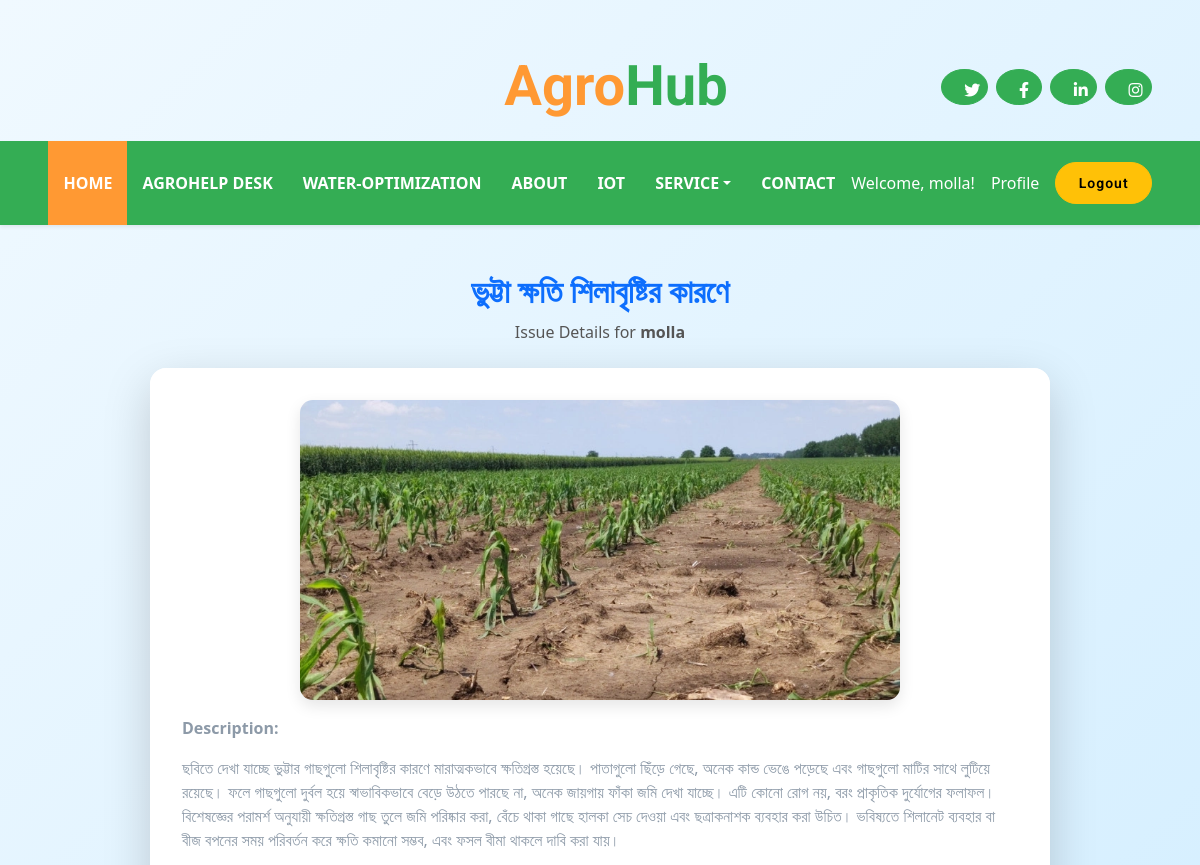
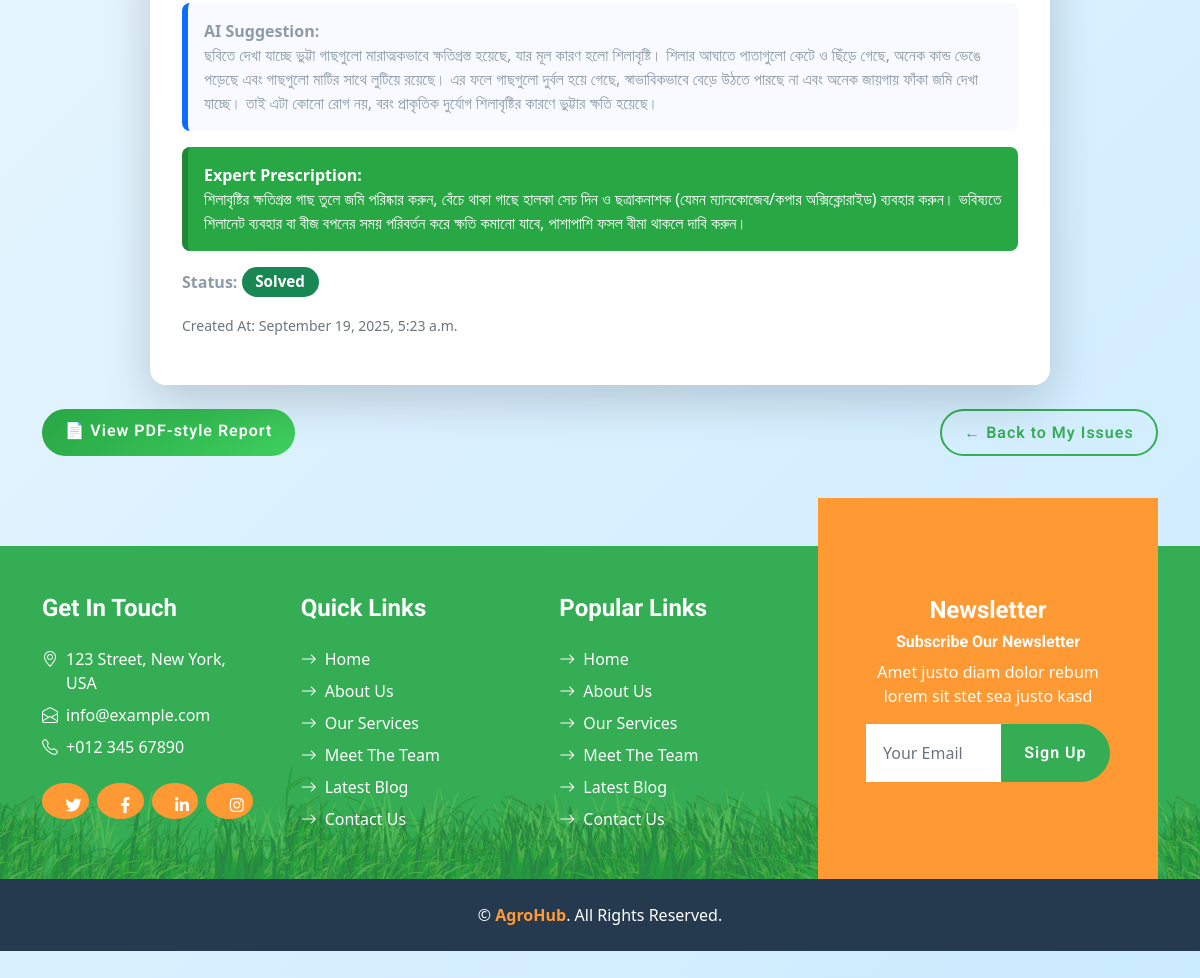
Page /Agro-Rx/my-issues/1/ (signed in) on the committed database (2 pictures, top to bottom).
### AgroRx/models.py (models this page shows, shortened)
class Issue(models.Model):
    farmer = models.ForeignKey(User, on_delete=models.CASCADE, related_name="issues")
    title = models.CharField(max_length=200)
    description = models.TextField(blank=True)
    image = models.ImageField(upload_to="issues/images/")
    created_at = models.DateTimeField(auto_now_add=True)
    ai_suggestion = models.TextField(blank=True, null=True)
    expert_prescription = models.TextField(blank=True, null=True)
    status = models.CharField(max_length=30, default="pending")

### AgroRx/views.py (the view)
# urls.py: path('my-issues/<int:pk>/', views.my_issue_detail, name='my_issue_detail'),
@login_required
def my_issue_detail(request, pk):
    issue = get_object_or_404(Issue, pk=pk, farmer=request.user)
    return render(request, 'issues/my_issue_detail.html', {'issue': issue})

### AgroRx/templates/issues/my_issue_detail.html (shortened to what this page needs)
{% extends 'based.html' %} {% load static %} {% block body %}
<!DOCTYPE html>
<html lang="en">
<head>
</head>
<body>
<div class="container my-5">
    <div class="text-center mb-4 page-header">
        <h2>{{ issue.title }}</h2>
        <p>Issue Details for <strong>{{ issue.farmer.username }}</strong></p>
    </div>
    <div class="card shadow-lg issue-card
        {% if issue.status == 'solved' %} border-success
        {% elif issue.status == 'pending' %} border-danger
        {% else %} border-warning {% endif %}">
        <div class="card-body">
            {% if issue.image %}
                <div class="text-center mb-3">
                    <img src="{{ issue.image.url }}" alt="{{ issue.title }}" class="img-fluid" style="max-height:300px;">
                </div>
            {% endif %}
            <p><strong>Description:</strong></p>
            <p class="mb-3">{{ issue.description|default:"No description provided." }}</p>
            <div class="ai-box {% if issue.ai_suggestion %} bg-light {% else %} bg-secondary text-white {% endif %}">
                <strong>AI Suggestion:</strong><br>
                {{ issue.ai_suggestion|default:"No AI suggestion yet." }}
            </div>
            <div class="expert-box {% if issue.expert_prescription %} bg-success {% else %} bg-warning-subtle {% endif %}">
                <strong>Expert Prescription:</strong><br>
                {{ issue.expert_prescription|default:"No prescription yet." }}
            </div>
            <p>
                <strong>Status:</strong>
                <span class="badge
                    {% if issue.status == 'solved' %} bg-success
                    {% elif issue.status == 'pending' %} bg-danger
                    {% else %} bg-warning {% endif %}">
                    {{ issue.status|title }}
                </span>
            </p>
            <p class="text-muted"><small>
                Created At: {{ issue.created_at|date:"F j, Y, g:i a" }}
            </small></p>
        </div>
    </div>
    <div class="mt-4 d-flex justify-content-between">
        <a href="{% url 'AgroRx:issue_pdf_view' issue.pk %}" class="btn btn-success">
            📄 View PDF-style Report
        </a>
        <a href="{% url 'AgroRx:my_issues' %}" class="btn btn-outline-primary">
            ← Back to My Issues
        </a>
    </div>
</div>
{% endblock %}

### templates/based.html (shortened to what this page needs)
<!DOCTYPE html>
<html lang="en">
  {% load static %}
  <head>
    <link
      href="https://cdnjs.cloudflare.com/ajax/libs/font-awesome/5.15.0/css/all.min.css"
      rel="stylesheet"
    />
    <link
      href="https://cdn.jsdelivr.net/npm/bootstrap-icons@1.4.1/font/bootstrap-icons.css"
      rel="stylesheet"
    />
    <link
      href="{% static 'lib/owlcarousel/assets/owl.carousel.min.css' %}"
      rel="stylesheet"
    />
    <link href="{% static 'css/bootstrap.min.css' %}" rel="stylesheet" />
    <link href="{% static '/css/style.css' %}" rel="stylesheet" />
  </head>
  <body>
    <div class="container-fluid px-5 d-none d-lg-block">
      <div class="row gx-5 py-3 align-items-center">
        <div class="col-lg-6">
          <div class="d-flex align-items-center justify-content-center">
            <a href="index.html" class="navbar-brand ms-lg-5">
              <h1 class="m-0 display-4 text-primary">
                <span class="text-secondary">Agro</span>Hub
              </h1>
            </a>
          </div>
        </div>
        <div class="col-lg-3">
          <div class="d-flex align-items-center justify-content-end">
            <a class="btn btn-primary btn-square rounded-circle me-2" href="#"
              ><i class="fab fa-twitter"></i
            ></a>
            <a class="btn btn-primary btn-square rounded-circle me-2" href="#"
              ><i class="fab fa-facebook-f"></i
            ></a>
            <a class="btn btn-primary btn-square rounded-circle me-2" href="#"
              ><i class="fab fa-linkedin-in"></i
            ></a>
            <a class="btn btn-primary btn-square rounded-circle" href="#"
              ><i class="fab fa-instagram"></i
            ></a>
          </div>
        </div>
      </div>
    </div>
    <nav
      class="navbar navbar-expand-lg bg-primary navbar-dark shadow-sm py-3 py-lg-0 px-3 px-lg-5"
    >
      <div class="collapse navbar-collapse" id="navbarCollapse">
        <div class="navbar-nav mx-auto py-0">
          <a href="{% url 'index' %}" class="nav-item nav-link active">Home</a>
           <a href="{% url 'AgroRx:report_issue' %}" class="nav-item nav-link">AgroHelp Desk</a>
          <a href="{% url 'irrigation' %}" class="nav-item nav-link">Water-Optimization</a>
          <a href="{% url 'about' %}" class="nav-item nav-link">About</a>
          <a href="{% url 'iot' %}" class="nav-item nav-link">IoT</a>
          <div class="nav-item dropdown">
            <a
              href="#"
              class="nav-link dropdown-toggle"
              data-bs-toggle="dropdown"
              >Service</a
            >
          </div>
          <a href="#" class="nav-item nav-link">Contact</a>
        </div>
        {% if user.is_authenticated %}
        <div class="ms-auto d-flex align-items-center">
          <p class="text-white mb-0 me-3">Welcome, {{ user.username }}!</p>
          <a class="text-white mb-0 me-3" href="{% url 'users-profile' %}" class="nav-item nav-link">Profile</a>
          <form method="POST" action="{% url 'logout' %}">
            <button type="submit" class="btn btn-warning btn-sm">Logout</button>
          </form>
        </div>
        {% endif %}
      </div>
    </nav>
    {% block body %}
    {% endblock %}
    <div class="container-fluid bg-footer bg-primary text-white mt-5">
      <div class="container">
        <div class="row gx-5">
          <div class="col-lg-8 col-md-6">
            <div class="row gx-5">
              <div class="col-lg-4 col-md-12 pt-5 mb-5">
                <h4 class="text-white mb-4">Get In Touch</h4>
                <div class="d-flex mb-2">
                  <i class="bi bi-geo-alt text-white me-2"></i>
                  <p class="text-white mb-0">123 Street, New York, USA</p>
                </div>
                <div class="d-flex mb-2">
                  <i class="bi bi-envelope-open text-white me-2"></i>
                  <p class="text-white mb-0">info@example.com</p>
                </div>
                <div class="d-flex mb-2">
                  <i class="bi bi-telephone text-white me-2"></i>
                  <p class="text-white mb-0">+012 345 67890</p>
                </div>
                <div class="d-flex mt-4">
                  <a
                    class="btn btn-secondary btn-square rounded-circle me-2"
                    href="#"
                    ><i class="fab fa-twitter"></i
                  ></a>
                  <a
                    class="btn btn-secondary btn-square rounded-circle me-2"
                    href="#"
                    ><i class="fab fa-facebook-f"></i
                  ></a>
                  <a
                    class="btn btn-secondary btn-square rounded-circle me-2"
                    href="#"
                    ><i class="fab fa-linkedin-in"></i
                  ></a>
                  <a
                    class="btn btn-secondary btn-square rounded-circle"
                    href="#"
                    ><i class="fab fa-instagram"></i
                  ></a>
                </div>
              </div>
              <div class="col-lg-4 col-md-12 pt-0 pt-lg-5 mb-5">
                <h4 class="text-white mb-4">Quick Links</h4>
                <div class="d-flex flex-column justify-content-start">
                  <a class="text-white mb-2" href="#"
                    ><i class="bi bi-arrow-right text-white me-2"></i>Home</a
                  >
                  <a class="text-white mb-2" href="#"
                    ><i class="bi bi-arrow-right text-white me-2"></i>About
                    Us</a
                  >
                  <a class="text-white mb-2" href="#"
                    ><i class="bi bi-arrow-right text-white me-2"></i>Our
                    Services</a
                  >
                  <a class="text-white mb-2" href="#"
                    ><i class="bi bi-arrow-right text-white me-2"></i>Meet The
                    Team</a
                  >
                  <a class="text-white mb-2" href="#"
                    ><i class="bi bi-arrow-right text-white me-2"></i>Latest
                    Blog</a
                  >
                  <a class="text-white" href="#"
                    ><i class="bi bi-arrow-right text-white me-2"></i>Contact
                    Us</a
                  >
                </div>
              </div>
              <div class="col-lg-4 col-md-12 pt-0 pt-lg-5 mb-5">
                <h4 class="text-white mb-4">Popular Links</h4>
                <div class="d-flex flex-column justify-content-start">
                  <a class="text-white mb-2" href="#"
                    ><i class="bi bi-arrow-right text-white me-2"></i>Home</a
                  >
                  <a class="text-white mb-2" href="#"
                    ><i class="bi bi-arrow-right text-white me-2"></i>About
                    Us</a
                  >
                  <a class="text-white mb-2" href="#"
                    ><i class="bi bi-arrow-right text-white me-2"></i>Our
                    Services</a
                  >
                  <a class="text-white mb-2" href="#"
                    ><i class="bi bi-arrow-right text-white me-2"></i>Meet The
                    Team</a
                  >
                  <a class="text-white mb-2" href="#"
                    ><i class="bi bi-arrow-right text-white me-2"></i>Latest
                    Blog</a
                  >
                  <a class="text-white" href="#"
                    ><i class="bi bi-arrow-right text-white me-2"></i>Contact
                    Us</a
                  >
                </div>
              </div>
            </div>
          </div>
          <div class="col-lg-4 col-md-6 mt-lg-n5">
            <div
              class="d-flex flex-column align-items-center justify-content-center text-center h-100 bg-secondary p-5"
            >
              <h4 class="text-white">Newsletter</h4>
              <h6 class="text-white">Subscribe Our Newsletter</h6>
              <p>Amet justo diam dolor rebum lorem sit stet sea justo kasd</p>
              <form action="">
                <div class="input-group">
                  <input
                    type="text"
                    class="form-control border-white p-3"
                    placeholder="Your Email"
                  />
                  <button class="btn btn-primary">Sign Up</button>
                </div>
              </form>
            </div>
          </div>
        </div>
      </div>
    </div>
    <div class="container-fluid bg-dark text-white py-4">
      <div class="container text-center">
        <p class="mb-0">
          &copy; <a class="text-secondary fw-bold" href="#">AgroHub</a>. All
          Rights Reserved.
        </p>
      </div>
    </div>
  </body>
</html>

### static/css/style.css (style rules this page uses)
:root { --primary: #34AD54; --secondary: #FF9933; --light: #F6FFF2; --dark: #263A4F; }
.btn { font-family: 'Roboto', sans-serif; letter-spacing: 1px; font-weight: 700; transition: .5s; }
.btn-primary, .btn-secondary { color: #FFFFFF; }
.btn-square { width: 36px; height: 36px; }
.btn-square, .btn-sm-square, .btn-lg-square { padding-left: 0; padding-right: 0; text-align: center; }
.navbar-dark .navbar-nav .nav-link { padding: 30px 15px; font-size: 16px; font-weight: 600; color: #FFFFFF; text-transform: uppercase; transition: .5s; }
.navbar-dark .navbar-nav .nav-link:hover, .navbar-dark .navbar-nav .nav-link.active { background: var(--secondary); }
.bg-footer { background: linear-gradient(rgba(52, 173, 84, .7), rgba(52, 173, 84, .7)), url(../img/footer.png) center bottom no-repeat; background-size: contain; }
@media (min-width: 991.98px) { .bg-footer { margin-top: 90px !important; } }

### AgroRx/templates/issues/my_issue_detail.html (style rules this page uses)
body { font-family: 'Segoe UI', Tahoma, Geneva, Verdana, sans-serif; background: linear-gradient(135deg, #f0f9ff, #cbebff); min-height: 100vh; padding: 2rem 0; }
.page-header h2 { font-weight: 700; color: #0d6efd; }
.page-header p { color: #555; }
.issue-card { max-width: 900px; margin: auto; border: none; border-radius: 1rem; overflow: hidden; transition: transform 0.3s ease, box-shadow 0.3s ease; }
.issue-card .card-body { background: #fff; padding: 2rem; border-radius: 1rem; }
.issue-card img { border-radius: 0.8rem; box-shadow: 0 6px 15px rgba(0,0,0,0.1); }
.ai-box, .expert-box { border-left: 6px solid transparent; padding: 1rem; border-radius: 0.5rem; transition: all 0.3s ease; margin-bottom: 1rem; }
.ai-box.bg-light { background: #f8faff !important; border-left-color: #0d6efd; }
.expert-box.bg-success { background: #28a745 !important; color: #fff; border-left-color: #218838; }
.badge { font-size: 0.95rem; padding: 0.5em 0.9em; border-radius: 50px; }
.btn { border-radius: 50px; padding: 0.6rem 1.4rem; font-weight: 600; transition: all 0.3s ease; }
.btn-success { background: linear-gradient(135deg, #28a745, #3ecf5e); border: none; }
.btn-outline-primary { border-width: 2px; }

### rows in the picture
Issue: title "ভুট্টা ক্ষতি শিলাবৃষ্টির কারণে", farmer.username "molla", image (picture), description "ছবিতে দেখা যাচ্ছে ভুট্টার গাছগুলো শিলাবৃষ্টির কারণে মারাত্মকভাবে ক্ষতিগ্রস্ত হয়েছে। পাতাগুলো ছিঁড়ে গেছে, অনেক কান্ড ভেঙে পড়েছে এবং গাছগুলো মাটির সাথে লুটিয়ে রয়েছে। ফলে গাছগুলো দুর্বল হয়ে স্বাভাবিকভাবে বেড়ে উঠতে পারছে না, অনেক জায়গায় ফাঁকা জমি দেখা যাচ্ছে। এটি কোনো রোগ নয়, বরং প্রাকৃতিক দুর্যোগের ফলাফল। বিশেষজ্ঞের পরামর্শ অনুযায়ী ক্ষতিগ্রস্ত গাছ তুলে জমি পরিষ্কার করা, বেঁচে থাকা গাছে হালকা সেচ দেওয়া এবং ছত্রাকনাশক ব্যবহার করা উচিত। ভবিষ্যতে শিলানেট ব্যবহার বা বীজ বপনের সময় পরিবর্তন করে ক্ষতি কমানো সম্ভব, এবং ফসল বীমা থাকলে দাবি করা যায়।", ai_suggestion "ছবিতে দেখা যাচ্ছে ভুট্টা গাছগুলো মারাত্মকভাবে ক্ষতিগ্রস্ত হয়েছে, যার মূল কারণ হলো শিলাবৃষ্টি। শিলার আঘাতে পাতাগুলো কেটে ও ছিঁড়ে গেছে, অনেক কান্ড ভেঙে পড়েছে এবং গাছগুলো মাটির সাথে লুটিয়ে রয়েছে। এর ফলে গাছগুলো দুর্বল হয়ে গেছে, স্বাভাবিকভাবে বেড়ে উঠতে পারছে না এবং অনেক জায়গায় ফাঁকা জমি দেখা যাচ্ছে। তাই এটা কোনো রোগ নয়, বরং প্রাকৃতিক দুর্যোগ শিলাবৃষ্টির কারণে ভুট্টার ক্ষতি হয়েছে।", expert_prescription "শিলাবৃষ্টির ক্ষতিগ্রস্ত গাছ তুলে জমি পরিষ্কার করুন, বেঁচে থাকা গাছে হালকা সেচ দিন ও ছত্রাকনাশক (যেমন ম্যানকোজেব/কপার অক্সিক্লোরাইড) ব্যবহার করুন। ভবিষ্যতে শিলানেট ব্যবহার বা বীজ বপনের সময় পরিবর্তন করে ক্ষতি কমানো যাবে, পাশাপাশি ফসল বীমা থাকলে দাবি করুন।", status "Solved", created_at "September 19, 2025, 5:23 a.m."

### other values in the picture
{{ user.username }} "molla"
